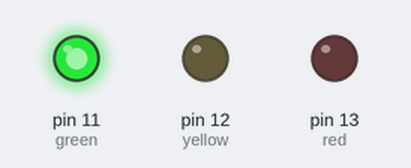
The sketch below on a simulated Arduino Uno, built with avr-gcc and run on an emulated ATmega328P. Parts: output pins drawn as LEDs (lit = HIGH).

Above: at 1.7 s.
At 3.7 s:
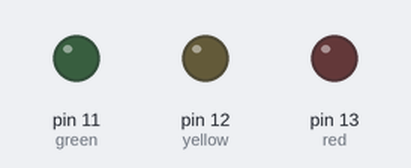
At 6.5 s:
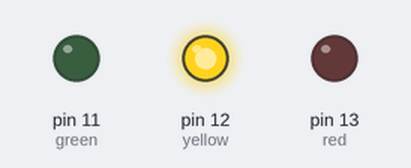
At 9.2 s:
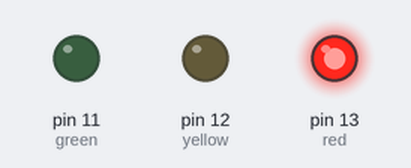
Timing chart, 0 to 16.9 s (numbered marks = the images above):
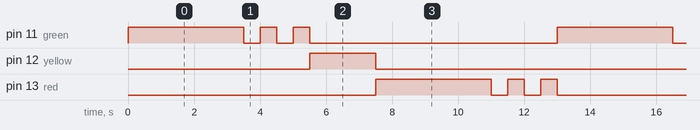

Measured:
- by itself, pin 11 (green), pin 13 (red): repeats every 13.0 s: 2 × (LOW 0.50 s, HIGH 0.50 s), LOW 7.5 s, HIGH 3.5 s
- by itself, pin 12 (yellow): alternates HIGH for 2.0 s and LOW for 11.0 s
- by itself, everything shown: repeats every 13.0 s, in 11 steps

The sketch:

traffic-light-with-blink.ino
```cpp
// Constants with pin number value for the leds
const int red = 13;
const int yellow = 12;
const int green = 11;

// Establish the pins with output
void setup() {
  pinMode(green, OUTPUT);
  pinMode(yellow, OUTPUT);
  pinMode(red, OUTPUT);
}

// Loop function with traffic lights logic
void loop() {
  stayLow(red);
  stayHigh(green, 3000);
  blink(green, 500);

  stayLow(green);
  stayHigh(yellow, 2000);
  stayLow(yellow);

  stayHigh(red, 3000);
  blink(red, 500);
}

/*
  Function to blink leds
  Input: pin number and delay in miliseconds
*/
void blink(int led, int delayS) {
  digitalWrite(led, HIGH);
  delay(delayS);
  digitalWrite(led, LOW);
  delay(delayS);
  digitalWrite(led, HIGH);
  delay(delayS);
  digitalWrite(led, LOW);
  delay(delayS);
  digitalWrite(led, HIGH);
  delay(delayS);
}

/*
  Function to turn on a led during a period of time
  Input: pin number and delay in miliseconds
*/
void stayHigh(int led, int stay) {
  digitalWrite(led, HIGH);
  delay(stay);
}

/*
  Function to switch off a led
  Input: pin number
*/
void stayLow(int led) {
  digitalWrite(led, LOW);
}
```
